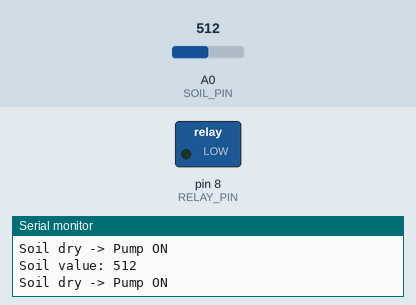
This sketch was run on a simulated Arduino Uno, built with avr-gcc and run on an emulated ATmega328P. On the bench: switched loads named in the sketch (green lamp = pin HIGH), the last lines printed to the serial monitor. The test bench sets the inputs (shaded band); at power-on: A0 (SOIL_PIN) = 512.

Above: at 1.8 s.
1.9 s: A0 (SOIL_PIN) set to 469
3.4 s: A0 (SOIL_PIN) set to 441
At 4.7 s:
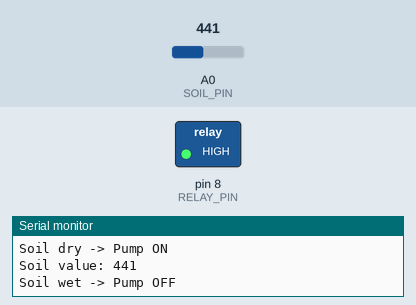
5.5 s: A0 (SOIL_PIN) set to 460
At 7.2 s:
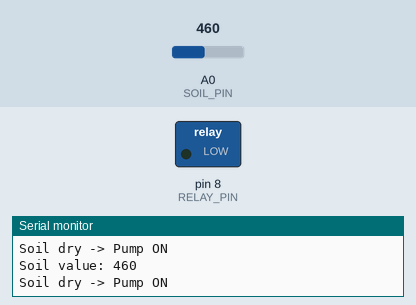
7.5 s: A0 (SOIL_PIN) set to 440
At 9.0 s:
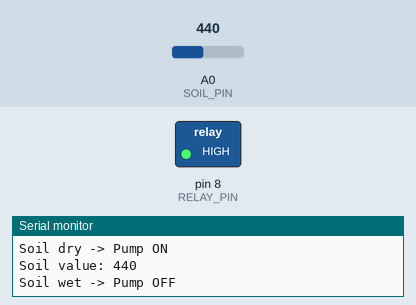
Timing chart, 0 to 10.5 s (numbered marks = the images above; inputs shaded):
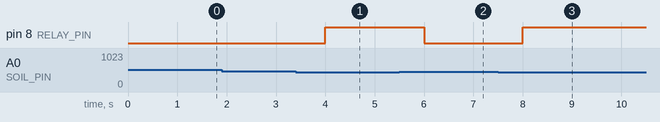

The sketch:

05_soil_moisture_pump_control.ino
```cpp
const int SOIL_PIN = A0;
const int RELAY_PIN = 8;
const int DRY_THRESHOLD = 450; // tune for your sensor

void setup() {
  pinMode(RELAY_PIN, OUTPUT);
  digitalWrite(RELAY_PIN, HIGH); // pump OFF for active-LOW relay
  Serial.begin(9600);
}

void loop() {
  int soilValue = analogRead(SOIL_PIN);
  Serial.print("Soil value: ");
  Serial.println(soilValue);

  if (soilValue > DRY_THRESHOLD) {
    digitalWrite(RELAY_PIN, LOW);  // pump ON
    Serial.println("Soil dry -> Pump ON");
  } else {
    digitalWrite(RELAY_PIN, HIGH); // pump OFF
    Serial.println("Soil wet -> Pump OFF");
  }

  delay(1000);
}
```

Measured:
- the behaviour switches between 451 and 450 on A0 (SOIL_PIN) (found by bisection; images 0 and 1)
- after the input at 3.4 s, pin 8 (RELAY_PIN): LOW → HIGH after 0.60 s
- after the input at 5.5 s, pin 8 (RELAY_PIN): HIGH → LOW after 0.50 s
- after the input at 7.5 s, pin 8 (RELAY_PIN): LOW → HIGH after 0.51 s
